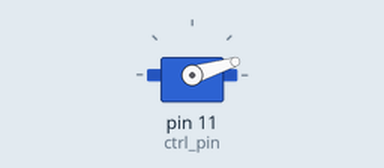
The sketch below on a simulated Arduino Uno, built with avr-gcc and run on an emulated ATmega328P. Parts: servo.

Above: at 0.05 s.
At 0.4 s:
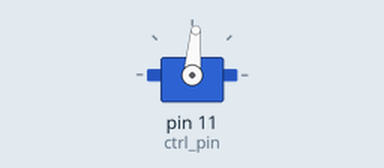
At 0.75 s:
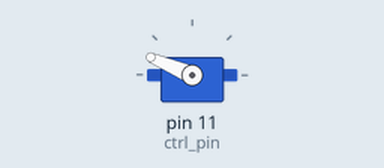
At 1.5 s:
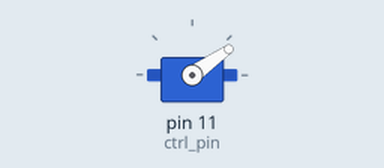
Timing chart, 0 to 3.7 s (numbered marks = the images above):
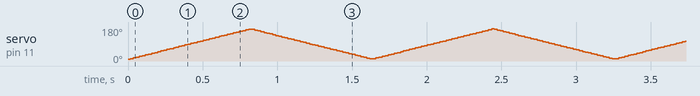

The sketch:

_16-2.ino
```cpp
/*
    District P
    아두이노 코딩#16-2
    서보모터 다루기 코드
*/

// 서보모터 라이브러리 불러옴
#include <Servo.h>
// 서보모터 class 선언
Servo myservo;

// 서보모터 제어핀을 11번으로
int ctrl_pin = 11;

void setup() {
    // 서보모터를 제어핀으로 제어하겠다고 선언
    myservo.attach(ctrl_pin);
}

void loop() {
    // i가 10에서 170까지
    for (int i=10; i<170; i++) {
        // 서보모터를 i도 만큼 움직임
        myservo.write(i);
        // 5ms동안 기다림
        delay(5);
    }

    // i가 170에서 10까지
    for (int i=170; i>10; i--) {
        myservo.write(i);
        delay(5);
    }
}
```
